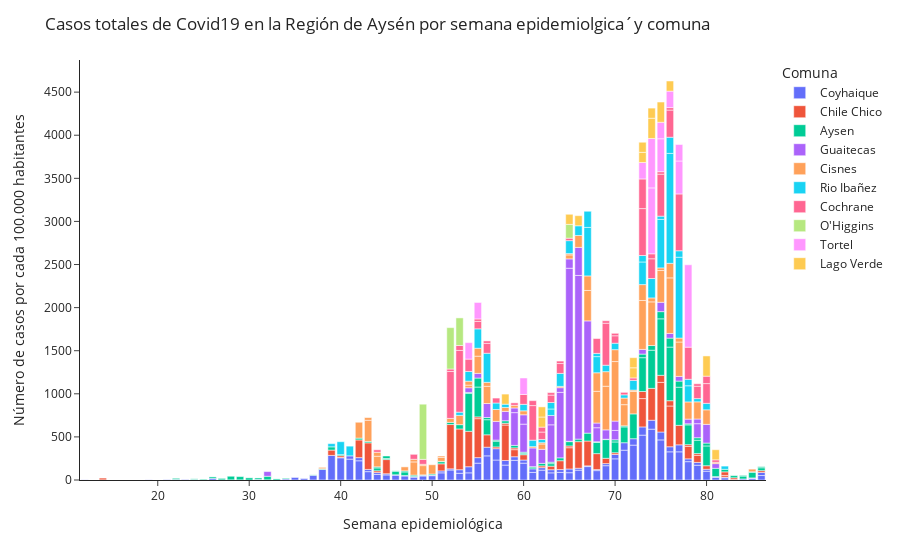

Notebook code for this chart:
### Code cell
px.bar(df_tasa[(df_tasa['etapa_clinica']=='PROBABLE')|(df_tasa['etapa_clinica']=='CONFIRMADA')],
        x= 'semana_epidemiologica_21',
        y= 'bypop_total',
        color='comuna_seremi_xi',
       labels={'comuna_seremi_xi':'Comuna'},
       ).update_layout(title= 'Casos totales de Covid19 en la Región de Aysén por semana epidemiolgica´y comuna',
                       yaxis_title='Número de casos por cada 100.000 habitantes',
                       xaxis_title='Semana epidemiológica',
                       template='simple_white')

### Figure 1 — Plotly figure (JSON) as saved in the notebook; plotly's stock layout.template omitted (floating-point values rounded to 4 significant figures)
{"data": [{"alignmentgroup": "True", "hovertemplate": "Comuna=Coyhaique<br>semana_epidemiologica_21=%{x}<br>bypop_total=%{y}<extra></extra>", "legendgroup": "Coyhaique", "marker": {"color": "#636efa"}, "name": "Coyhaique", "offsetgroup": "Coyhaique", "orientation": "v", "showlegend": true, "textposition": "auto", "type": "bar", "x": [12, 14, 19, 21, 22, 23, 24, 26, 27, 28, 29, 31, 32, 34, 35, 36, 37, 38, 39, 40, 40, 41, 41, 42, 42, 43, 43, 44, 44, 45, 45, 46, 46, 47, 47, 48, 48, 49, 49, 50, 50, 51, 51, 52, 52, 53, 53, 54, 54, 55, 55, 56, 56, 57, 57, 58, 58, 59, 59, 60, 60, 61, 61, 62, 62, 63, 63, 64, 64, 65, 65, 66, 66, 67, 67, 68, 68, 69, 69, 70, 70, 71, 71, 72, 72, 73, 73, 74, 74, 75, 75, 76, 76, 77, 77, 78, 78, 79, 79, 80, 80, 81, 81, 82, 82, 83, 84, 85, 85, 86, 86], "xaxis": "x", "y": [1.73, 1.73, 1.73, 3.459, 6.918, 5.189, 5.189, 19.03, 1.73, 1.73, 1.73, 6.918, 1.73, 12.11, 29.4, 17.3, 55.35, 122.8, 285.4, 257.7, 3.459, 242.1, 38.05, 223.1, 36.32, 96.86, 25.94, 63.99, 22.48, 58.81, 13.84, 57.08, 3.459, 46.7, 5.189, 32.86, 6.918, 46.7, 8.648, 50.16, 6.918, 83.02, 22.48, 115.9, 13.84, 77.83, 41.51, 83.02, 70.91, 195.4, 63.99, 280.2, 100.3, 231.8, 131.4, 173.0, 53.62, 228.3, 41.51, 195.4, 36.32, 88.21, 41.51, 114.2, 29.4, 83.02, 36.32, 88.21, 32.86, 84.75, 43.24, 114.2, 22.48, 155.7, 8.648, 109.0, 12.11, 166.0, 24.21, 245.6, 50.16, 345.9, 86.48, 404.7, 74.37, 520.6, 95.13, 589.8, 103.8, 465.3, 91.67, 326.9, 58.81, 326.9, 81.29, 212.7, 32.86, 171.2, 32.86, 102.0, 22.48, 29.4, 10.38, 25.94, 6.918, 5.189, 12.11, 19.03, 5.189, 51.89, 36.32], "yaxis": "y"}, {"alignmentgroup": "True", "hovertemplate": "Comuna=Chile Chico<br>semana_epidemiologica_21=%{x}<br>bypop_total=%{y}<extra></extra>", "legendgroup": "Chile Chico", "marker": {"color": "#EF553B"}, "name": "Chile Chico", "offsetgroup": "Chile Chico", "orientation": "v", "showlegend": true, "textposition": "auto", "type": "bar", "x": [14, 39, 40, 42, 43, 44, 45, 51, 52, 53, 54, 55, 55, 56, 57, 58, 58, 59, 59, 60, 62, 63, 64, 65, 65, 66, 67, 68, 69, 70, 73, 73, 74, 75, 75, 76, 76, 77, 78, 78, 79, 79, 80, 82, 82, 83, 86], "xaxis": "x", "y": [20.55, 61.66, 20.55, 205.5, 308.3, 20.55, 164.4, 82.22, 513.9, 472.8, 411.1, 452.2, 20.55, 143.9, 20.55, 411.1, 20.55, 82.22, 20.55, 61.66, 20.55, 41.11, 102.8, 246.7, 20.55, 308.3, 287.8, 185.0, 61.66, 20.55, 328.9, 82.22, 370.0, 575.5, 82.22, 472.8, 61.66, 226.1, 143.9, 20.55, 82.22, 20.55, 41.11, 20.55, 41.11, 20.55, 20.55], "yaxis": "y"}, {"alignmentgroup": "True", "hovertemplate": "Comuna=Aysen<br>semana_epidemiologica_21=%{x}<br>bypop_total=%{y}<extra></extra>", "legendgroup": "Aysen", "marker": {"color": "#00cc96"}, "name": "Aysen", "offsetgroup": "Aysen", "orientation": "v", "showlegend": true, "textposition": "auto", "type": "bar", "x": [22, 24, 25, 26, 27, 28, 29, 30, 31, 32, 33, 34, 37, 38, 39, 40, 42, 43, 44, 44, 45, 45, 46, 46, 47, 47, 48, 49, 50, 51, 51, 52, 53, 54, 54, 55, 55, 56, 56, 57, 57, 58, 59, 60, 60, 61, 61, 62, 63, 63, 64, 65, 65, 66, 67, 68, 68, 69, 69, 70, 70, 71, 71, 72, 73, 73, 74, 74, 75, 75, 76, 76, 77, 77, 78, 78, 79, 79, 80, 80, 81, 82, 83, 84, 84, 85, 85, 86, 86], "xaxis": "x", "y": [12.52, 8.348, 8.348, 16.7, 16.7, 41.74, 37.56, 25.04, 16.7, 41.74, 12.52, 8.348, 4.174, 8.348, 37.56, 12.52, 20.87, 16.7, 33.39, 12.52, 12.52, 29.22, 41.74, 4.174, 41.74, 12.52, 16.7, 4.174, 12.52, 25.04, 4.174, 25.04, 50.09, 438.2, 12.52, 346.4, 104.3, 175.3, 25.04, 66.78, 12.52, 29.22, 29.22, 12.52, 16.7, 20.87, 4.174, 29.22, 29.22, 16.7, 33.39, 50.09, 4.174, 29.22, 91.82, 129.4, 8.348, 217.0, 4.174, 125.2, 25.04, 183.6, 12.52, 288.0, 392.3, 41.74, 442.4, 54.26, 655.3, 83.48, 621.9, 104.3, 442.4, 70.95, 229.6, 12.52, 154.4, 29.22, 229.6, 33.39, 96.0, 29.22, 25.04, 33.39, 8.348, 66.78, 4.174, 33.39, 12.52], "yaxis": "y"}, {"alignmentgroup": "True", "hovertemplate": "Comuna=Guaitecas<br>semana_epidemiologica_21=%{x}<br>bypop_total=%{y}<extra></extra>", "legendgroup": "Guaitecas", "marker": {"color": "#ab63fa"}, "name": "Guaitecas", "offsetgroup": "Guaitecas", "orientation": "v", "showlegend": true, "textposition": "auto", "type": "bar", "x": [32, 54, 55, 56, 57, 58, 59, 59, 60, 60, 61, 62, 63, 63, 64, 64, 65, 65, 66, 66, 67, 68, 68, 69, 70, 70, 73, 75, 76, 77, 78, 79, 79, 80, 81], "xaxis": "x", "y": [54.26, 54.26, 54.26, 162.8, 217.0, 108.5, 379.8, 54.26, 325.6, 108.5, 217.0, 162.8, 434.1, 108.5, 759.6, 54.26, 2008.0, 108.5, 1899.0, 325.6, 1302.0, 162.8, 54.26, 108.5, 108.5, 108.5, 54.26, 108.5, 54.26, 54.26, 54.26, 162.8, 54.26, 217.0, 54.26], "yaxis": "y"}, {"alignmentgroup": "True", "hovertemplate": "Comuna=Cisnes<br>semana_epidemiologica_21=%{x}<br>bypop_total=%{y}<extra></extra>", "legendgroup": "Cisnes", "marker": {"color": "#FFA15A"}, "name": "Cisnes", "offsetgroup": "Cisnes", "orientation": "v", "showlegend": true, "textposition": "auto", "type": "bar", "x": [38, 42, 43, 43, 44, 44, 47, 48, 48, 49, 49, 50, 51, 51, 52, 53, 54, 54, 55, 55, 56, 56, 57, 58, 59, 60, 61, 62, 62, 64, 65, 65, 66, 67, 67, 68, 68, 69, 69, 70, 70, 71, 71, 72, 72, 73, 73, 74, 74, 75, 75, 76, 76, 77, 77, 78, 79, 80, 81, 85], "xaxis": "x", "y": [15.34, 184.1, 245.5, 30.69, 122.8, 46.03, 46.03, 153.4, 30.69, 107.4, 15.34, 107.4, 46.03, 15.34, 46.03, 107.4, 30.69, 46.03, 199.5, 92.07, 199.5, 46.03, 138.1, 46.03, 30.69, 46.03, 15.34, 61.38, 15.34, 15.34, 46.03, 15.34, 138.1, 352.9, 168.8, 368.3, 214.8, 506.4, 168.8, 690.5, 138.1, 245.5, 76.72, 260.9, 15.34, 567.7, 184.1, 506.4, 46.03, 368.3, 30.69, 644.5, 168.8, 399.0, 46.03, 199.5, 199.5, 168.8, 15.34, 30.69], "yaxis": "y"}, {"alignmentgroup": "True", "hovertemplate": "Comuna=Rio Ibañez<br>semana_epidemiologica_21=%{x}<br>bypop_total=%{y}<extra></extra>", "legendgroup": "Rio Ibañez", "marker": {"color": "#19d3f3"}, "name": "Rio Ibañez", "offsetgroup": "Rio Ibañez", "orientation": "v", "showlegend": true, "textposition": "auto", "type": "bar", "x": [39, 40, 41, 53, 54, 55, 56, 57, 58, 60, 61, 62, 63, 63, 64, 65, 66, 67, 67, 68, 68, 69, 70, 71, 72, 73, 73, 74, 75, 75, 76, 76, 77, 77, 78, 78, 79, 80, 82], "xaxis": "x", "y": [37.51, 150.0, 112.5, 37.51, 112.5, 225.1, 337.6, 75.02, 37.51, 75.02, 75.02, 37.51, 75.02, 75.02, 150.0, 150.0, 112.5, 562.6, 187.5, 187.5, 37.51, 75.02, 75.02, 37.51, 112.5, 262.6, 75.02, 225.1, 562.6, 37.51, 1275.0, 187.5, 937.7, 75.02, 187.5, 75.02, 37.51, 75.02, 37.51], "yaxis": "y"}, {"alignmentgroup": "True", "hovertemplate": "Comuna=Cochrane<br>semana_epidemiologica_21=%{x}<br>bypop_total=%{y}<extra></extra>", "legendgroup": "Cochrane", "marker": {"color": "#FF6692"}, "name": "Cochrane", "offsetgroup": "Cochrane", "orientation": "v", "showlegend": true, "textposition": "auto", "type": "bar", "x": [44, 48, 49, 52, 52, 53, 53, 54, 55, 55, 56, 56, 57, 59, 60, 61, 61, 62, 62, 63, 63, 64, 64, 65, 68, 69, 69, 70, 70, 71, 72, 73, 73, 74, 74, 75, 75, 76, 76, 77, 78, 79, 79, 80, 80, 81], "xaxis": "x", "y": [28.65, 57.31, 57.31, 544.4, 28.65, 716.3, 57.31, 143.3, 85.96, 28.65, 114.6, 28.65, 57.31, 28.65, 114.6, 401.1, 57.31, 85.96, 57.31, 85.96, 28.65, 114.6, 28.65, 28.65, 171.9, 487.1, 28.65, 85.96, 28.65, 28.65, 28.65, 544.4, 343.8, 229.2, 57.31, 487.1, 28.65, 315.2, 28.65, 659.0, 372.5, 143.3, 28.65, 229.2, 85.96, 28.65], "yaxis": "y"}, {"alignmentgroup": "True", "hovertemplate": "Comuna=O'Higgins<br>semana_epidemiologica_21=%{x}<br>bypop_total=%{y}<extra></extra>", "legendgroup": "O'Higgins", "marker": {"color": "#B6E880"}, "name": "O'Higgins", "offsetgroup": "O'Higgins", "orientation": "v", "showlegend": true, "textposition": "auto", "type": "bar", "x": [49, 52, 53, 65], "xaxis": "x", "y": [640, 480.0, 320, 160], "yaxis": "y"}, {"alignmentgroup": "True", "hovertemplate": "Comuna=Tortel<br>semana_epidemiologica_21=%{x}<br>bypop_total=%{y}<extra></extra>", "legendgroup": "Tortel", "marker": {"color": "#FF97FF"}, "name": "Tortel", "offsetgroup": "Tortel", "orientation": "v", "showlegend": true, "textposition": "auto", "type": "bar", "x": [54, 55, 60, 73, 74, 74, 75, 75, 76, 77, 77, 78], "xaxis": "x", "y": [191.2, 191.2, 191.2, 191.2, 764.8, 573.6, 382.4, 191.2, 191.2, 382.4, 191.2, 956.0], "yaxis": "y"}, {"alignmentgroup": "True", "hovertemplate": "Comuna=Lago Verde<br>semana_epidemiologica_21=%{x}<br>bypop_total=%{y}<extra></extra>", "legendgroup": "Lago Verde", "marker": {"color": "#FECB52"}, "name": "Lago Verde", "offsetgroup": "Lago Verde", "orientation": "v", "showlegend": true, "textposition": "auto", "type": "bar", "x": [58, 62, 62, 65, 66, 72, 72, 73, 73, 74, 74, 75, 76, 80, 81], "xaxis": "x", "y": [117.4, 117.4, 117.4, 117.4, 117.4, 117.4, 117.4, 117.4, 117.4, 234.7, 117.4, 234.7, 117.4, 234.7, 117.4], "yaxis": "y"}], "layout": {"barmode": "relative", "legend": {"title": {"text": "Comuna"}, "tracegroupgap": 0}, "margin": {"t": 60}, "title": {"text": "Casos totales de Covid19 en la Región de Aysén por semana epidemiolgica´y comuna"}, "xaxis": {"anchor": "y", "domain": [0, 1], "title": {"text": "Semana epidemiológica"}}, "yaxis": {"anchor": "x", "domain": [0, 1], "title": {"text": "Número de casos por cada 100.000 habitantes"}}}}
